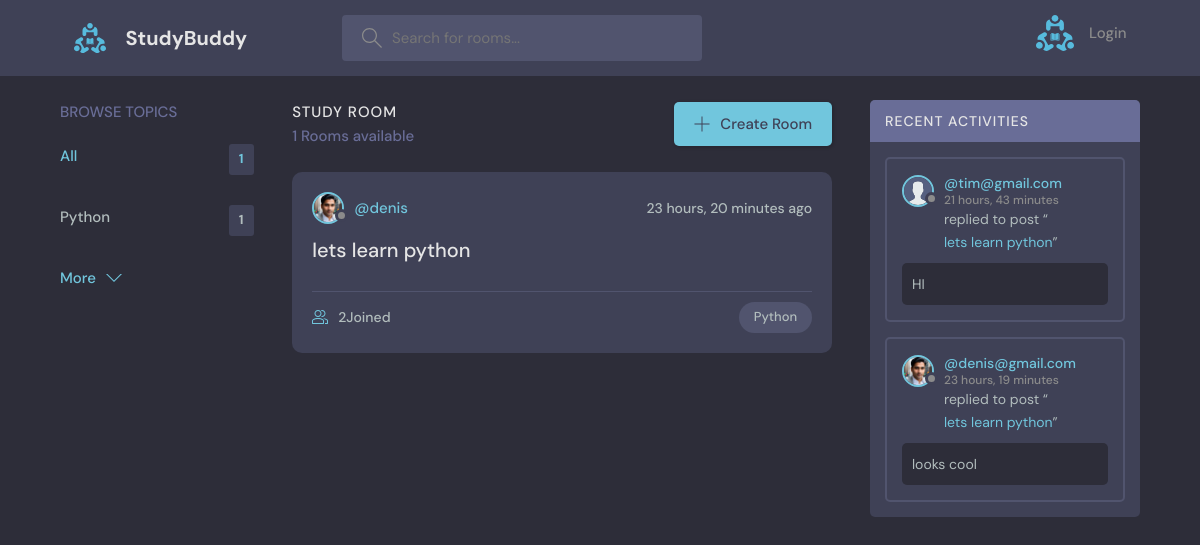
The page / on the database its author committed.
### base/models.py (models this page shows, shortened)
class Topic(models.Model):
  name=models.CharField(max_length=200)

class Room(models.Model):
  host=models.ForeignKey(User,on_delete=models.SET_NULL,null=True) # get all users data in user variable
  topic=models.ForeignKey(Topic,on_delete=models.SET_NULL,null=True) # get all topic data in user variable
  name=models.CharField(max_length=1000)
  description=models.TextField(null=True,blank=True)
  participants=models.ManyToManyField(User,related_name='participants',blank=True)
  updated=models.DateTimeField(auto_now=True) #take every snapshot every time
  created=models.DateTimeField(auto_now_add=True)  #take (initial time) time  of creation only  snapshot every time means created time only
  class Meta:
    ordering = ['-updated','-created']    #ordering = ['created','updated'] without "-" new one and updated one will appear last
  def __str__(self):
    return self.name

class User(AbstractUser):
  name=models.CharField(max_length=200,null=True)
  email=models.EmailField(null=True,unique=True)
  bio=models.TextField(null=True)
  avatar=models.ImageField(null=True,default="avatar.svg") # depends on Pillow package need install pillow package
  USERNAME_FIELD='email'
  REQUIRED_FIELDS=[]

class Message(models.Model):
  user=models.ForeignKey(User,on_delete=models.CASCADE)  # get all users data in user variable
  room=models.ForeignKey(Room,on_delete=models.CASCADE)# depends on Room models and if room is deleted automatically this one also deletes
  body=models.TextField()
  updated=models.DateTimeField(auto_now=True) #take every snapshot every time
  created=models.DateTimeField(auto_now_add=True)  #take (initial time) time  of creation only  snapshot every time means created time only
  class Meta:
    ordering = ['-updated','-created']    #ordering = ['created','updated'] without "-" new one and updated one will appear last

### base/views.py (the view)
# urls.py: path("", views.home, name='home'),
def home(request):# learn about request parameter  https://medium.com/@ashishkush1122/understanding-request-object-in-in-django-39c4eb5c3139
    q=request.GET.get('q') if request.GET.get('q')!=None else '' ## table  need to understand the how if condition is fixed
    ic(q)
    rooms=Room.objects.filter(Q(topic__name__icontains=q)|Q(description__icontains=q)|Q(name__icontains=q))   # topic__name__icontains means topic contain name soo we are using tapic__name then icontains is means contain data
    rooms_count=rooms.count()
    room_messages=Message.objects.filter(Q(room__topic__name__icontains=q))   # toom_>topoic->name
    ic(rooms)
    topics=Topic.objects.all()[0:5]
    ic(rooms)
    context={'rooms':rooms,'topics':topics,'rooms_count':rooms_count,'room_messages':room_messages}
    ic(context)
    return render(request,'base/home.html',context)

### base/templates/base/home.html (shortened to what this page needs)
{% extends 'main.html' %} {% block content %}
<main class="layout layout--3">
  <div class="container">
    {% include 'base/topics_component.html' %}
    <div class="roomList">
      <div class="roomList__header">
        <div>
          <h2>Study Room</h2>
          <p>{{rooms_count}} Rooms available</p>
        </div>
        <a class="btn btn--main" href="{% url 'create-room' %}">
          <svg
            version="1.1"
            xmlns="http://www.w3.org/2000/svg"
            width="32"
            height="32"
            viewBox="0 0 32 32"
          >
            <title>add</title>
            <path
              d="M16.943 0.943h-1.885v14.115h-14.115v1.885h14.115v14.115h1.885v-14.115h14.115v-1.885h-14.115v-14.115z"
            ></path>
          </svg>
          Create Room
        </a>
      </div>
      {% include 'base/feed_component.html' %}
    </div>
    {% include 'base/activity_component.html' %}
  </div>
</main>
{% endblock content %}

### base/templates/base/topics_component.html (shortened to what this page needs)
<div class="topics">
  <div class="topics__header">
    <h2>Browse Topics</h2>
  </div>
  <ul class="topics__list">
    <li>
      <a href="{% url 'home'%}" class="active"
        >All <span>{{topics.count}}</span></a
      >
    </li>
    {% for topic in topics%}
    <li>
      <a href="{% url 'home' %}?q={{topic.name}}"
        >{{topic.name}}<span>{{topic.room_set.all.count}}</span></a
      >
    </li>
    {% endfor %}
  </ul>
  <a class="btn btn--link" href="{% url 'topics' %}">
    More
    <svg
      version="1.1"
      xmlns="http://www.w3.org/2000/svg"
      width="32"
      height="32"
      viewBox="0 0 32 32"
    >
      <title>chevron-down</title>
      <path d="M16 21l-13-13h-3l16 16 16-16h-3l-13 13z"></path>
    </svg>
  </a>
</div>

### base/templates/base/feed_component.html (shortened to what this page needs)
{% for room in rooms %}
<div class="roomListRoom">
  <div class="roomListRoom__header">
    <a
      href="{% url 'user-profile' room.host.id %}"
      class="roomListRoom__author"
    >
      <div class="avatar avatar--small">
        <img src="{{room.host.avatar.url}}" />
      </div>
      <span>@{{room.host.username}}</span>
    </a>
    <div class="roomListRoom__actions">
      <span>{{room.created|timesince}} ago</span>
    </div>
  </div>
  <div class="roomListRoom__content">
    <a href="{% url 'room' room.id %}">{{room.name}}</a>
  </div>
  <div class="roomListRoom__meta">
    <a href="{% url 'room' room.id %}" class="roomListRoom__joined">
      {{room.participants.all.count}}Joined
    </a>
    <p class="roomListRoom__topic">{{room.topic.name}}</p>
  </div>
</div>
{% endfor %}

### base/templates/base/activity_component.html (shortened to what this page needs)
<div class="activities">
  <div class="activities__header">
    <h2>Recent Activities</h2>
  </div>
  {% for message in room_messages %}
  <div class="activities__box">
    <div class="activities__boxHeader roomListRoom__header">
      <a
        href="{% url 'user-profile' message.user.id %}"
        class="roomListRoom__author"
      >
        <div class="avatar avatar--small">
          <img src="{{message.user.avatar.url}}" />
        </div>
        <p>
          @{{message.user}}
          <span>{{message.created|timesince}}</span>
        </p>
      </a>
    </div>
    <div class="activities__boxContent">
      <p>
        replied to post “<a href="{% url 'room' message.room.id %}"
          >{{message.room}}</a
        >”
      </p>
      <div class="activities__boxRoomContent">{{message.body}}</div>
    </div>
  </div>
  {% endfor%}
</div>

### rows shown on the page
Topic: name "Python", room_set.all.count "1"
Room: host.avatar (picture), host.username "denis", created "23 hours, 20 minutes", name "lets learn python", participants.all.count "2", topic.name "Python"
Message: user.avatar (placeholder picture), user "tim@gmail.com", created "21 hours, 43 minutes", room "lets learn python", body "HI"
Message: user.avatar (picture), user "denis@gmail.com", created "23 hours, 19 minutes", room "lets learn python", body "looks cool"

### other values the page prints
{{ topics.count }} "1"
{{ rooms_count }} "1"
